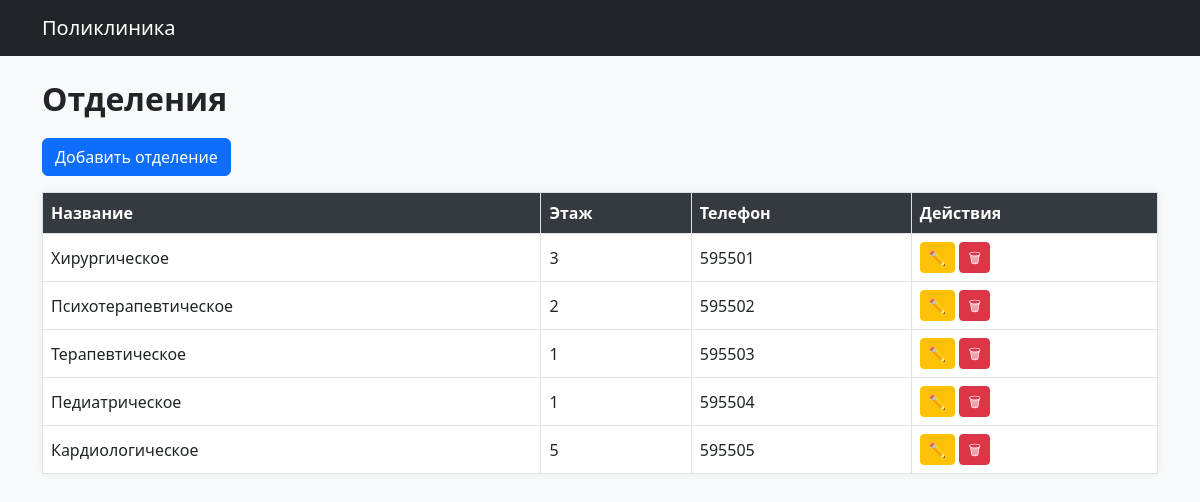
/departments, run on an earlier commit of the app's database.
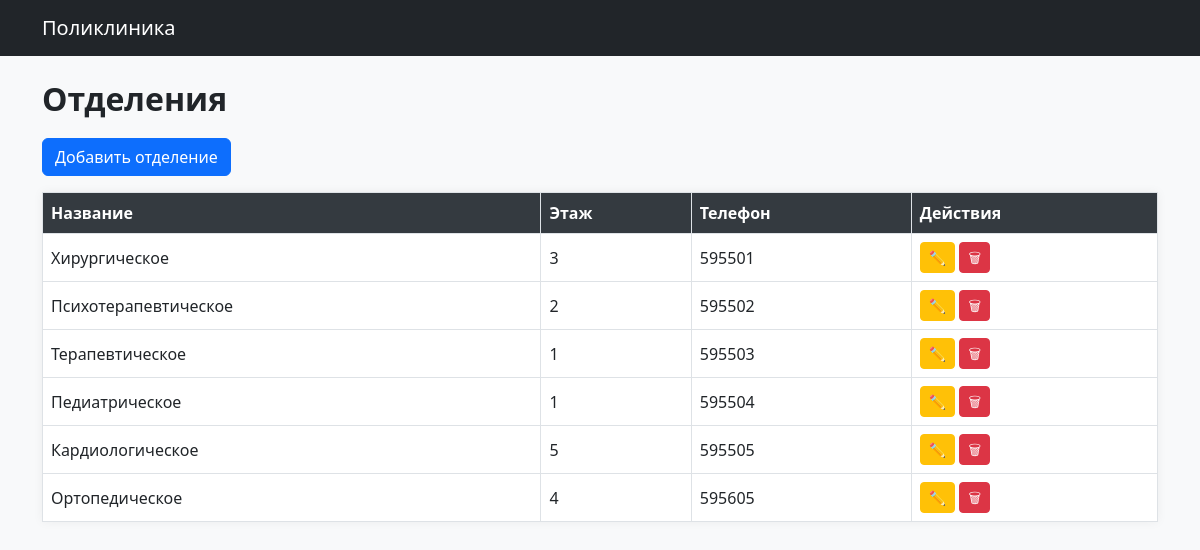
And on a later commit of the database.
### models.py (models this page shows)
class Department(db.Model):
    __tablename__ = 'departments'
    id = db.Column(db.Integer, primary_key=True)
    name = db.Column(db.String(100), nullable=False)
    floor = db.Column(db.Integer)
    phone = db.Column(db.String(20))
    doctors = db.relationship('Doctor', backref='department', lazy=True)

### modules/departments.py (the view)
@departments_bp.route('/departments')
def list_departments():
    departments = Department.query.all()
    return render_template('departments/list.html', departments=departments)

### templates/departments/list.html
{% extends 'index.html' %}
{% block content %}
<h2>Отделения</h2>
<a href="/departments/new" class="btn btn-primary mb-3">Добавить отделение</a>
<table class="table table-bordered">
    <thead>
        <tr>
            <th>Название</th>
            <th>Этаж</th>
            <th>Телефон</th>
            <th>Действия</th>
        </tr>
    </thead>
    <tbody>
        {% for dep in departments %}
        <tr>
            <td>{{ dep.name }}</td>
            <td>{{ dep.floor }}</td>
            <td>{{ dep.phone }}</td>
            <td>
                <a href="/departments/{{ dep.id }}/edit" class="btn btn-sm btn-warning">✏️</a>
                <a href="/departments/{{ dep.id }}/delete" class="btn btn-sm btn-danger">🗑</a>
            </td>
        </tr>
        {% endfor %}
    </tbody>
</table>
{% endblock %}

What changed in the data, as far as the page shows it:
added Department: name "Ортопедическое", floor "4", phone "595605"
